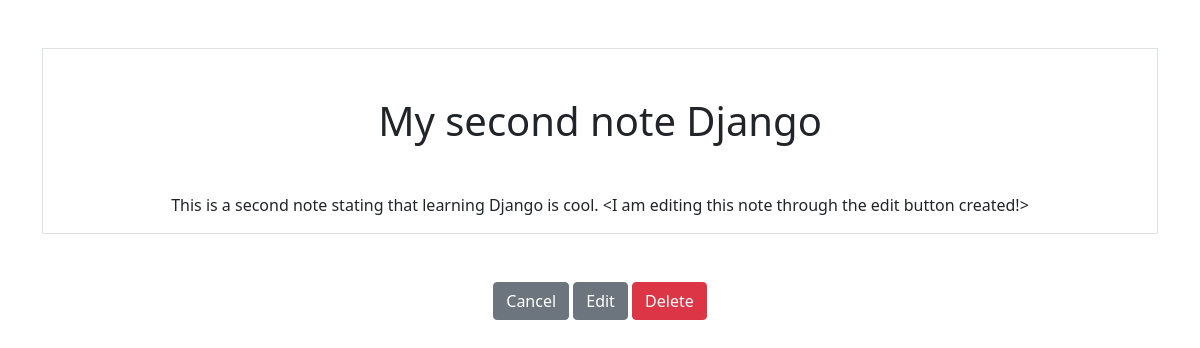
Screenshot of /smart/notes/2 with the database file from the repository.
### notes/models.py (models this page shows)
class Notes(models.Model):
    title = models.CharField(max_length=200)
    text = models.TextField()
    created = models.DateTimeField(auto_now_add=True)

### notes/views.py (the view)
# urls.py: path('notes/<int:pk>', views.NotesDetailView.as_view(), name="notes.detail"),
class NotesDetailView(DetailView):
    model = Notes
    context_object_name = "note"

### notes/templates/notes/notes_detail.html
{% extends "base.html" %}
{% block content %}
<div class="border round">
    <h1 class="my-5">{{note.title}}</h1>
    <p>{{note.text}}</p>
</div>
<a href="{% url 'notes.list' %}" class="btn btn-secondary my-5">Cancel</a>
<a href="{% url 'notes.update' pk=note.id%}" class="btn btn-secondary my-5">Edit</a>
<a href="{% url 'notes.delete' pk=note.id%}" class="btn btn-danger my-5">Delete</a>
{% endblock %}

### rows the page displays
Notes: title "My second note Django", text "This is a second note stating that learning Django is cool. <I am editing this note through the edit button created!>"
